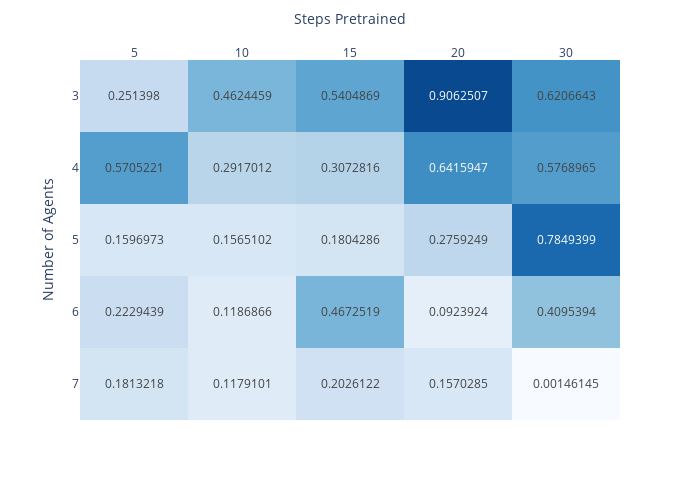

This figure's notebook cell:
### Code cell
# Instead, ratio of area under curves
data = []
for num_agents in range(3,8):
    base_x, base_mean, retrain_results = plot_avg_retrain(
        num_agents, env="LBF", show=False, pre_agents=2,
        path=['foraging-base_history.csv','forage-scale-2_history.csv'], 
        write=False,
        )
    z = base_mean.values.min()
    base_mean = base_mean.values - z

    for steps in retrain_results.steps_pretrained.unique():
        if steps < 500:
            res = retrain_results[retrain_results.steps_pretrained==steps
                                ]['per_agent_erm'].values - z
            a = int(steps/num_agents) # Number of base steps
            b = min(a+len(res), len(base_mean))
            #print(f"{a=},{b=},{len(base_mean) < b}")

            # if len(base_mean) <= b:
            #     dif = res[:len(base_mean)-a+1].values - base_mean[a:].values
            # else:
            #     dif = res.values - base_mean[a:b-1].values
            
            # auc = dif.cumsum().max() * num_agents

            i = (res[:b-a] - base_mean[a:b]).cumsum().argmax()
            n = res[:i].sum()
            m = base_mean[a:a+i].sum()
            auc = (n-m)/m


            data.append({
                'Number of Agents': num_agents,
                'Steps Pretrained': steps,
                'Area Under Curve': auc,
            })

data[-1]["Area Under Curve"] *= .01

import plotly.express as px

df = pd.DataFrame(data)
piv = df.pivot(index="Number of Agents", columns="Steps Pretrained")

fig = px.imshow(piv.values,#/piv.values.max(), 
                text_auto=True, #title="Percent Increase AUC",
                labels=dict(x="Steps Pretrained", y="Number of Agents"),
                # color_continuous_scale='RdBu', 
                color_continuous_scale='Blues', range_color=(0,1),#'PuBu','RdBu'
                 x=[f"{s}" for _,s in piv.columns.values],
                 y=piv.index.values
                )
fig.update_coloraxes(showscale=False) 
fig.update_xaxes(side="top")
fig.update_layout(width=700, height=500,)
fig.show()
fig.write_image(f"LBF-AUCs.png")

### Figure 1 — Plotly figure (JSON) as saved in the notebook; plotly's stock layout.template omitted (floating-point values rounded to 4 significant figures)
{"data": [{"coloraxis": "coloraxis", "hovertemplate": "Steps Pretrained: %{x}<br>Number of Agents: %{y}<br>color: %{z}<extra></extra>", "name": "0", "texttemplate": "%{z}", "type": "heatmap", "x": ["5", "10", "15", "20", "30"], "xaxis": "x", "y": [3, 4, 5, 6, 7], "yaxis": "y", "z": [[0.2514, 0.4624, 0.5405, 0.9063, 0.6207], [0.5705, 0.2917, 0.3073, 0.6416, 0.5769], [0.1597, 0.1565, 0.1804, 0.2759, 0.7849], [0.2229, 0.1187, 0.4673, 0.09239, 0.4095], [0.1813, 0.1179, 0.2026, 0.157, 0.001461]]}], "layout": {"coloraxis": {"cmax": 1, "cmin": 0, "colorscale": [[0, "rgb(247,251,255)"], [0.125, "rgb(222,235,247)"], [0.25, "rgb(198,219,239)"], [0.375, "rgb(158,202,225)"], [0.5, "rgb(107,174,214)"], [0.625, "rgb(66,146,198)"], [0.75, "rgb(33,113,181)"], [0.875, "rgb(8,81,156)"], [1, "rgb(8,48,107)"]], "showscale": false}, "height": 500, "margin": {"t": 60}, "width": 700, "xaxis": {"anchor": "y", "constrain": "domain", "domain": [0, 1], "scaleanchor": "y", "side": "top", "title": {"text": "Steps Pretrained"}}, "yaxis": {"anchor": "x", "autorange": "reversed", "constrain": "domain", "domain": [0, 1], "title": {"text": "Number of Agents"}}}}
